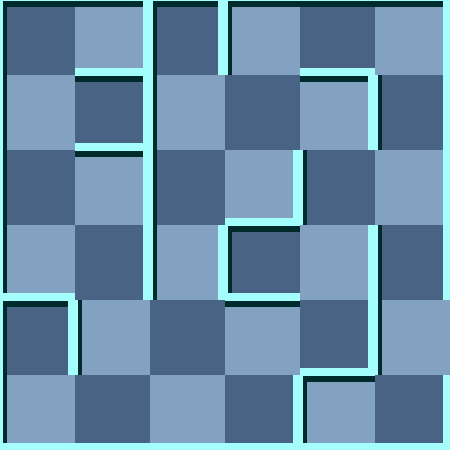

A level layout from a 2D game, rendered from its tile map. Below: a short description, then the map file with tile-grid data replaced by summaries:
An orthogonal 6x6 tile map with 75x75 px tiles, 2 tile layers (background, 块层 1) and 6 objects (Exit, Player, Key, Trap, Door, ...).

<map version="1.0" orientation="orthogonal" width="6" height="6" tilewidth="75" tileheight="75">
 <tileset firstgid="1" name="wall" tilewidth="75" tileheight="75">
  <image source="gfx/wall.png" width="300" height="375" />
  <tile id="0">
   <properties>
    <property name="ValOfWall" value="0" />
   </properties>
  </tile>
  <tile id="1">
   <properties>
    <property name="ValOfWall" value="1" />
   </properties>
  </tile>
  <tile id="2">
   <properties>
    <property name="ValOfWall" value="2" />
   </properties>
  </tile>
  <tile id="3">
   <properties>
    <property name="ValOfWall" value="3" />
   </properties>
  </tile>
  <tile id="4">
   <properties>
    <property name="ValOfWall" value="4" />
   </properties>
  </tile>
  <tile id="5">
   <properties>
    <property name="ValOfWall" value="5" />
   </properties>
  </tile>
  <tile id="6">
   <properties>
    <property name="ValOfWall" value="6" />
   </properties>
  </tile>
  <tile id="7">
   <properties>
    <property name="ValOfWall" value="7" />
   </properties>
  </tile>
  <tile id="8">
   <properties>
    <property name="ValOfWall" value="8" />
   </properties>
  </tile>
  <tile id="9">
   <properties>
    <property name="ValOfWall" value="9" />
   </properties>
  </tile>
  <tile id="10">
   <properties>
    <property name="ValOfWall" value="10" />
   </properties>
  </tile>
  <tile id="11">
   <properties>
    <property name="ValOfWall" value="11" />
   </properties>
  </tile>
  <tile id="12">
   <properties>
    <property name="ValOfWall" value="12" />
   </properties>
  </tile>
  <tile id="13">
   <properties>
    <property name="ValOfWall" value="13" />
   </properties>
  </tile>
  <tile id="14">
   <properties>
    <property name="ValOfWall" value="14" />
   </properties>
  </tile>
  <tile id="15">
   <properties>
    <property name="ValOfWall" value="15" />
   </properties>
  </tile>
  <tile id="18">
   <properties>
    <property name="ValOfWall" value="-1" />
   </properties>
  </tile>
 </tileset>
 <layer name="background" width="6" height="6">
  <data>[36 cells, 36 non-empty, 2 distinct tile ids]</data>
 </layer>
 <layer name="块层 1" width="6" height="6">
  <data>[36 cells, 36 non-empty, 14 distinct tile ids]</data>
 </layer>
 <objectgroup name="对象层 1" width="6" height="6">
  <object name="Exit" x="450" y="300" />
  <object name="Player" x="0" y="300">
   <properties>
    <property name="value" value="1" />
   </properties>
  </object>
  <object name="Key" x="0" y="150">
   <properties>
    <property name="value" value="12" />
   </properties>
  </object>
  <object name="Trap" x="225" y="300">
   <properties>
    <property name="value" value="8" />
   </properties>
  </object>
  <object name="Door" x="300" y="150">
   <properties>
    <property name="direction" value="2" />
    <property name="value" value="15" />
   </properties>
  </object>
  <object name="RedMummy" x="375" y="150">
   <properties>
    <property name="value" value="21" />
   </properties>
  </object>
 </objectgroup>
</map>
